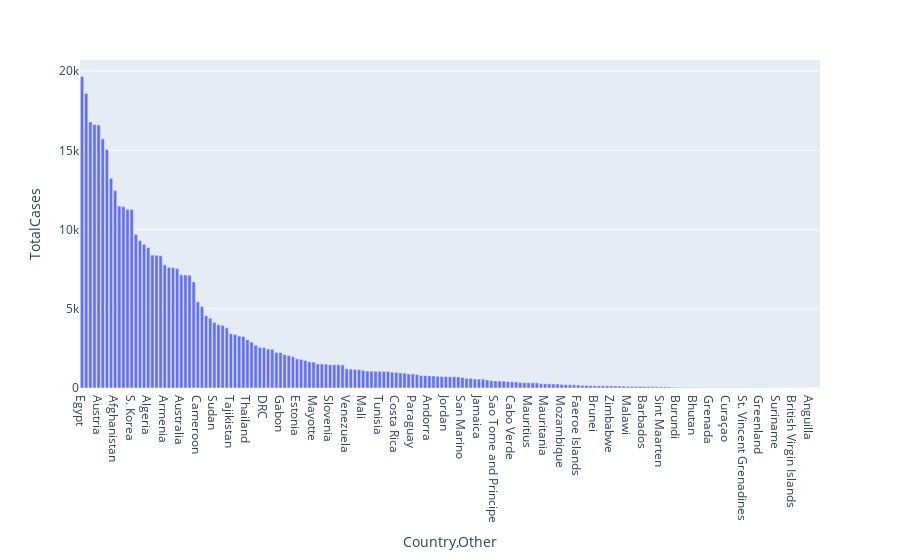

Notebook code cell kept with this figure:
### Code cell
fig = px.bar(df_cases_lt_20000,x="Country,Other",y="TotalCases")
fig.show()

### Figure 1 — Plotly figure (JSON) as saved in the notebook; plotly's stock layout.template omitted (floating-point values rounded to 4 significant figures; data arrays with more than 128 entries replaced by an {"elided": "..."} marker saying what was removed)
{"data": [{"alignmentgroup": "True", "hoverlabel": {"namelength": 0}, "hovertemplate": "Country,Other=%{x}<br>TotalCases=%{y}", "legendgroup": "", "marker": {"color": "#636efa"}, "name": "", "offsetgroup": "", "orientation": "v", "showlegend": false, "textposition": "auto", "type": "bar", "x": {"elided": "179 str values"}, "xaxis": "x", "y": {"elided": "179 int values"}, "yaxis": "y"}], "layout": {"barmode": "relative", "legend": {"tracegroupgap": 0}, "margin": {"t": 60}, "xaxis": {"anchor": "y", "domain": [0, 1], "title": {"text": "Country,Other"}}, "yaxis": {"anchor": "x", "domain": [0, 1], "title": {"text": "TotalCases"}}}}
